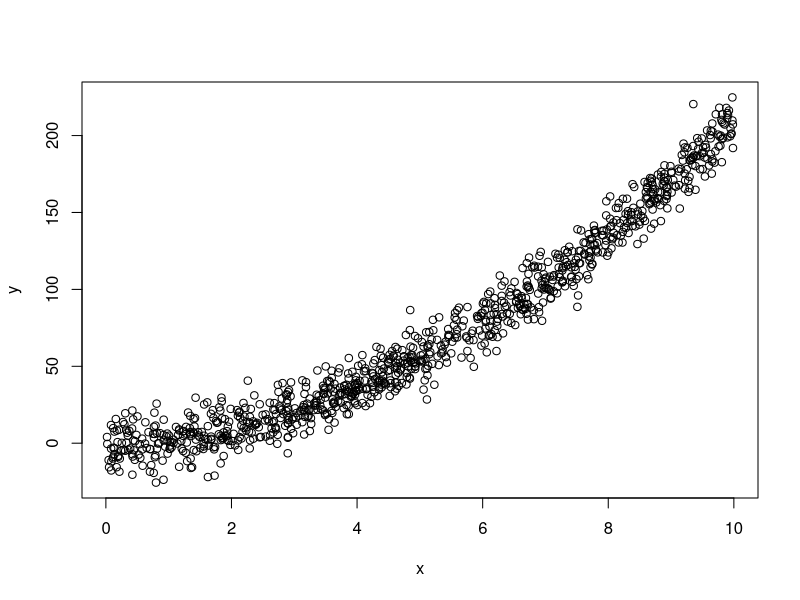
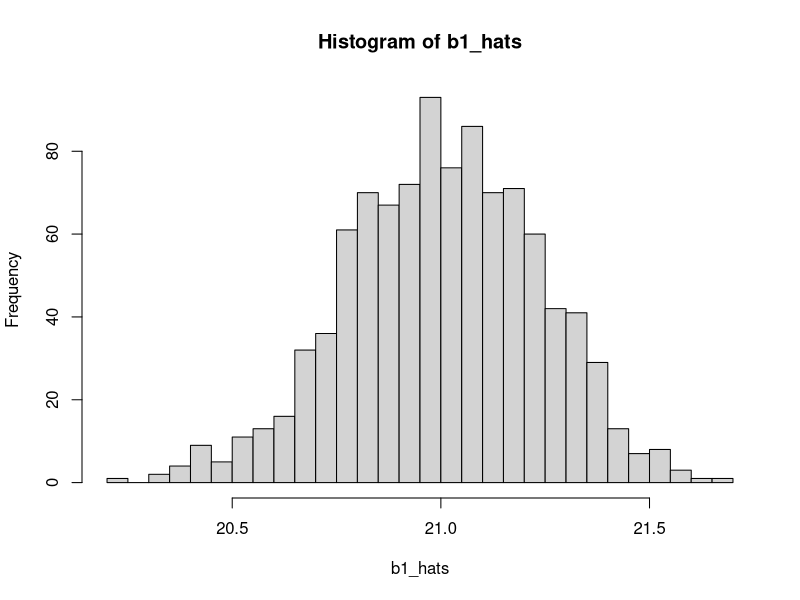
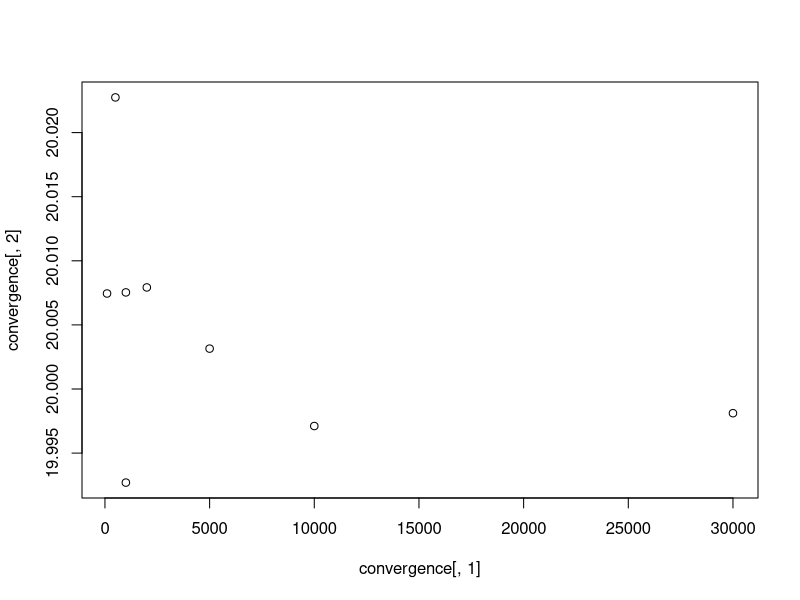
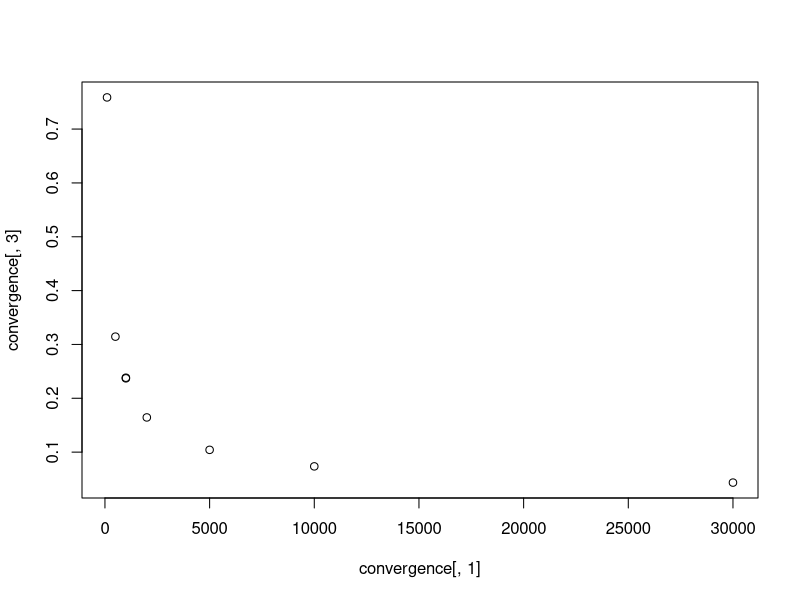
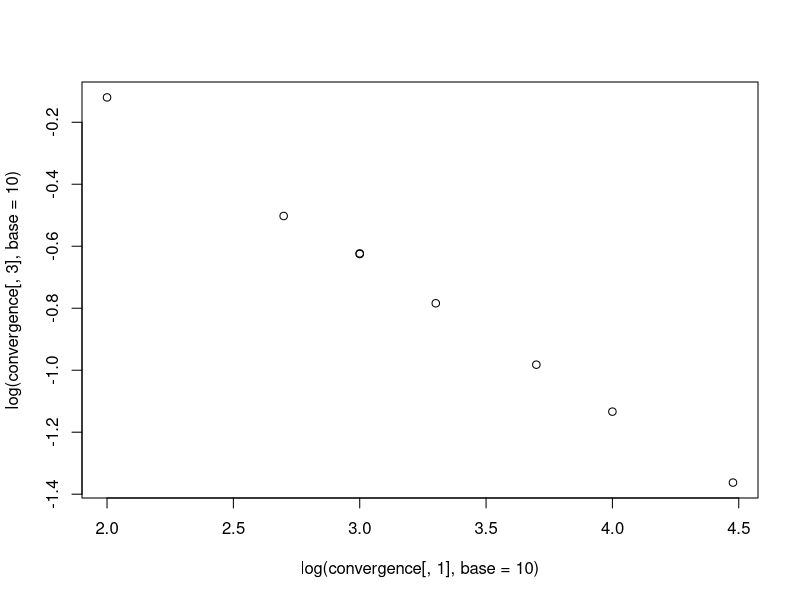

The R source for these figures, in order:
### CODE FOR LECTURE #11 (not mandatory) ###
### JEB109 Econometrics I ###
### Institute of Economic Studies, Faculty of Social Sciences, Charles University ###

### FUNCTIONAL FORM MISSPECIFICATION ###

#Generate x first
n<-1000
x<-runif(n,0,10)

#Set parameters
b0<-0
b1<-1
b2<-2

#Generate y with a quadratic functional form of x
y<-b0+b1*x+b2*x^2+rnorm(n,0,10) 
plot(x,y)

#Estimate a model with a linear functional form of x
model<-lm(y~x)
summary(model)

#Show bias
b1_hats<-rep(NA,1000) #vector of NAs to fill with b1_hats
for(i in 1:1000){ #loop 1000-times
  x<-runif(n,0,10) #just copy-paste from above
  y<-b0+b1*x+b2*x^2+rnorm(n,0,10)
  model<-lm(y~x)
  b1_hats[i]<-summary(model)$coefficients[2,1] #write the estimate into the vector
}
mean(b1_hats)
sd(b1_hats)
hist(b1_hats,breaks=33) #plot histogram

#Show inconsistency
reps<-1000 #number of repetitions for each setting
lengths<-c(100,500,1000,2000,5000,1000,10000,30000) #set of numbers of observations 
convergence<-matrix(c(lengths,NA*lengths,NA*lengths),ncol=3) #empty matrix for the results
colnames(convergence)<-c("obs. #","bias","sd")
for(n in 1:length(lengths)){
  b1_hats<-rep(NA,reps) #copy-paste from the above
  for(i in 1:reps){ #loop reps-times
    x<-runif(lengths[n],0,10) #just copy-paste from above
    y<-b0+b1*x+b2*x^2+rnorm(lengths[n],0,10)
    model<-lm(y~x)
    b1_hats[i]<-summary(model)$coefficients[2,1]
  }
  convergence[n,2]<-mean(b1_hats)-b1 #report bias
  convergence[n,3]<-sd(b1_hats) #report sample sd
}

#Check the results
convergence #numerically
plot(convergence[,1],convergence[,2]) #bias for various n
plot(convergence[,1],convergence[,3]) #convergence of sample sd
plot(log(convergence[,1],base=10),log(convergence[,3],base=10)) #log-convergence of sample sd
summary(lm(log(convergence[,3])~log(convergence[,1]))) #estimate the rate of convergence of sample sd